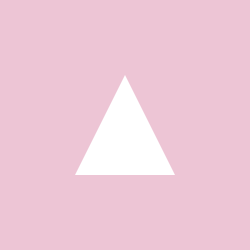
Frame 1 (no input)
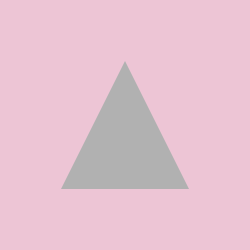
Frame 60 (the mouse pressed at the canvas centre just before this capture)
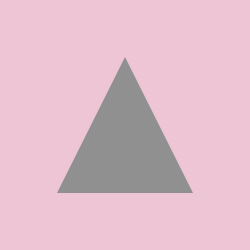
Frame 120 (the mouse held since frame 60 and released just before this capture)

The Processing sketch that drew these frames (run headless with seeded random() and noise(); from frame 60 on, the mouse is pressed at the canvas centre):

// Processing sketch: processing_54831
// ── processing_54831.pde

//grow
void setup()
{
  size(250,250);
  //size of canvas
  noStroke();
  //no strokes applied
  smooth();
  //smooth shapes
  frameRate(30);
  //number of frames drawn each second
}
int centerx,centery,ax,ay,bx,by,cx,cy;
//triangle variable points
int triangle_scale=height/2;
//triangle enlarges by 2 units
boolean scale_up=false;
//shows true or flase statement

void draw()
{
  centerx=width/2;
  //triangle enlarges by 2 units horizontally 
  centery= height/2;
  //triangle enlarges by 2 units vertically 
  ax=centerx;
  bx=centerx-triangle_scale;
  cx=centerx+triangle_scale;
  ay=centerx-triangle_scale;
  by=centerx+triangle_scale;
  cy=by;
  background(237,197,213);
  //redraws background colour
  triangle(ax,ay,bx,by,cx,cy);
  //triangle coordiantes 
  if (scale_up) {triangle_scale=triangle_scale+2;}
  //if the triangle reaches max height
  else {triangle_scale=triangle_scale-2;}
  //if the prev statement is not true, triangle will minimize by 2 units each frame
  if (triangle_scale<0) {scale_up=true;}
  //if the boolean is true it will scale up 
  if (triangle_scale>centery) {scale_up=false;}
  //triangle enlarges to the size of canvas with centery
  fill(random(205));
  //uses random hues for the fill of shape/triangle
 
}
